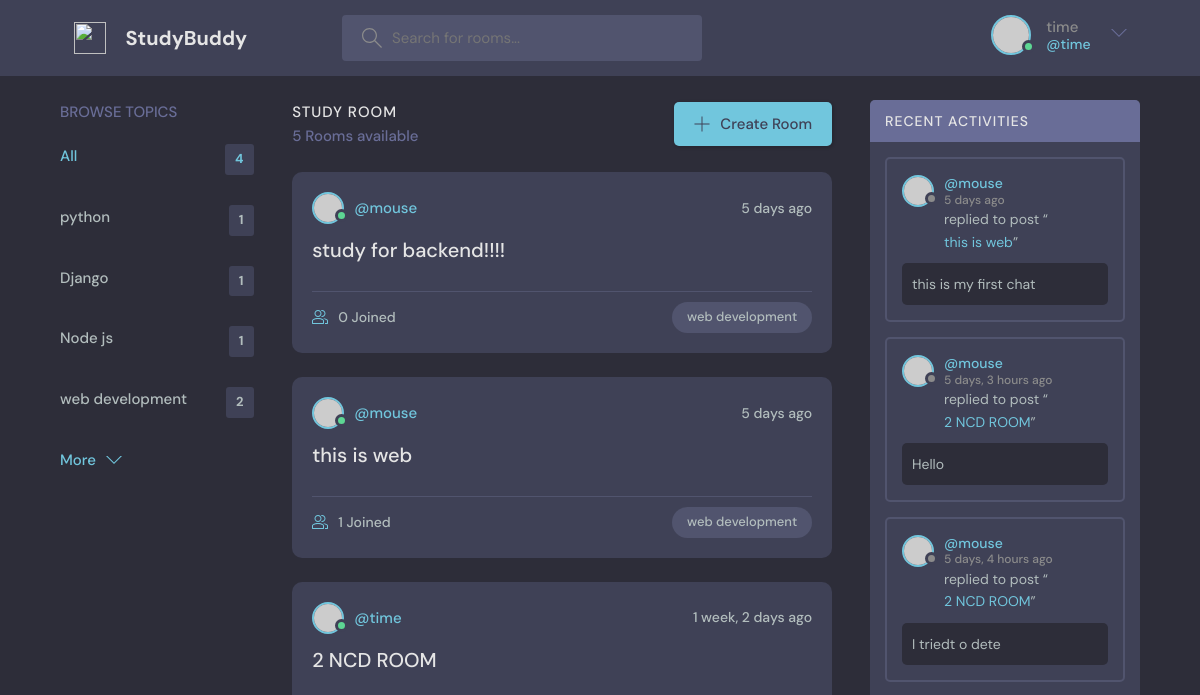
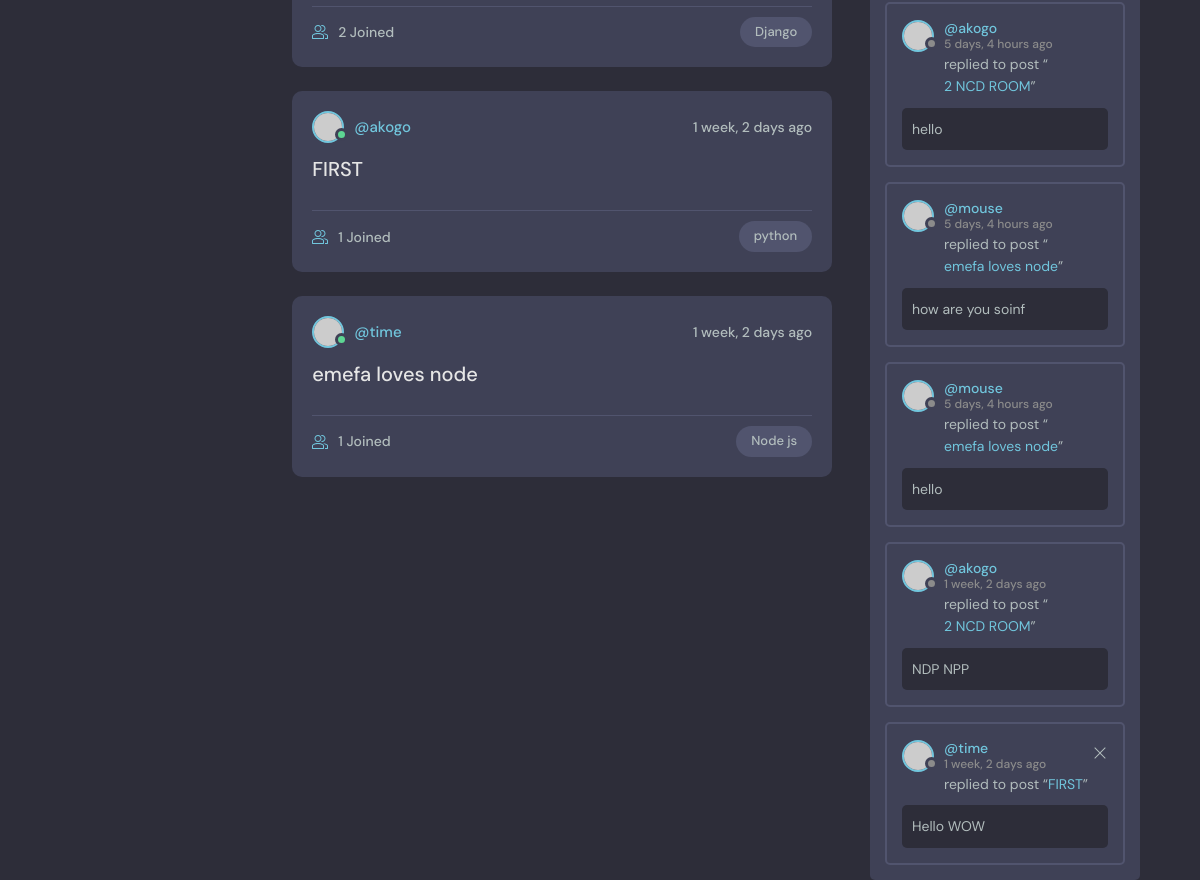
The page / (signed in) on the database as committed earlier (2 pictures, top to bottom).
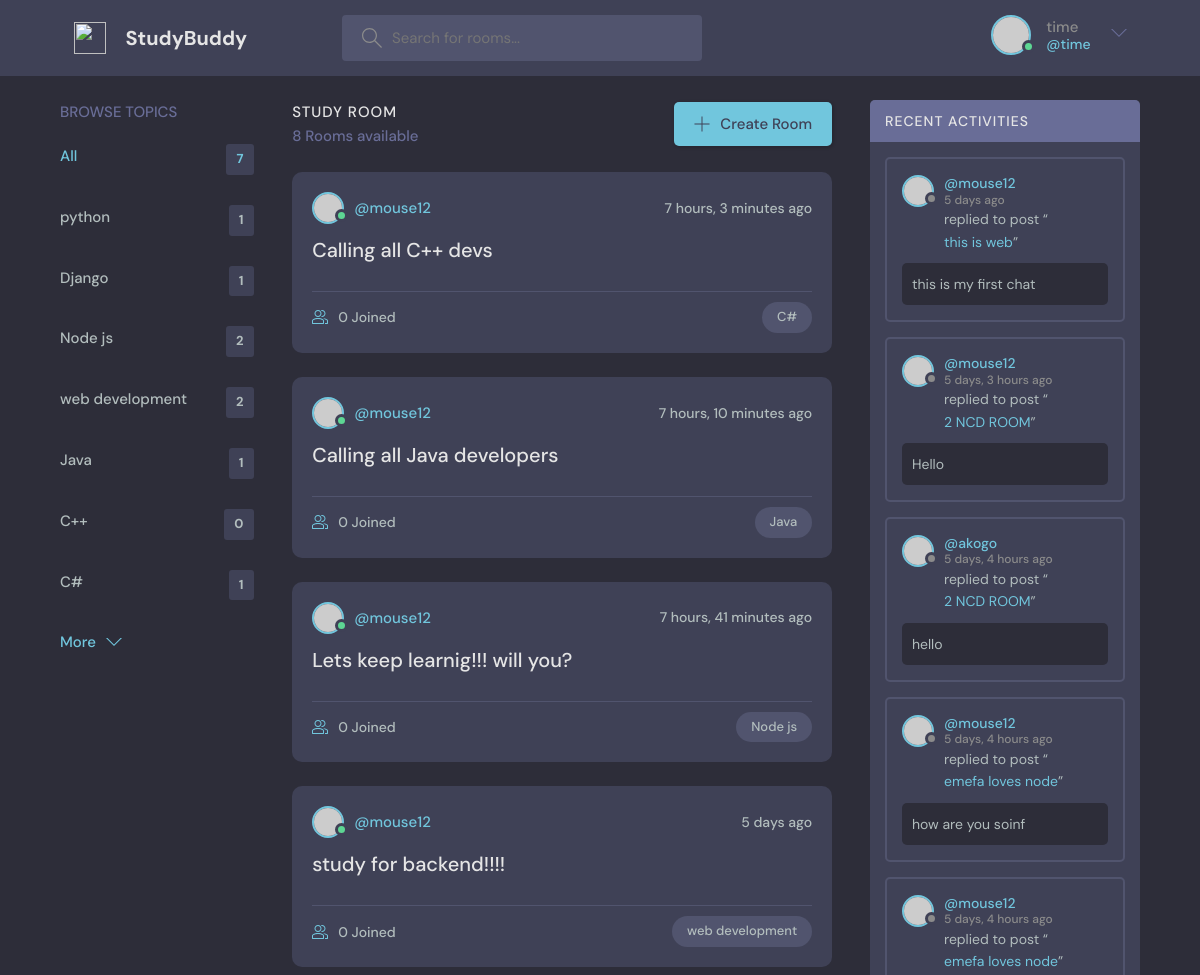
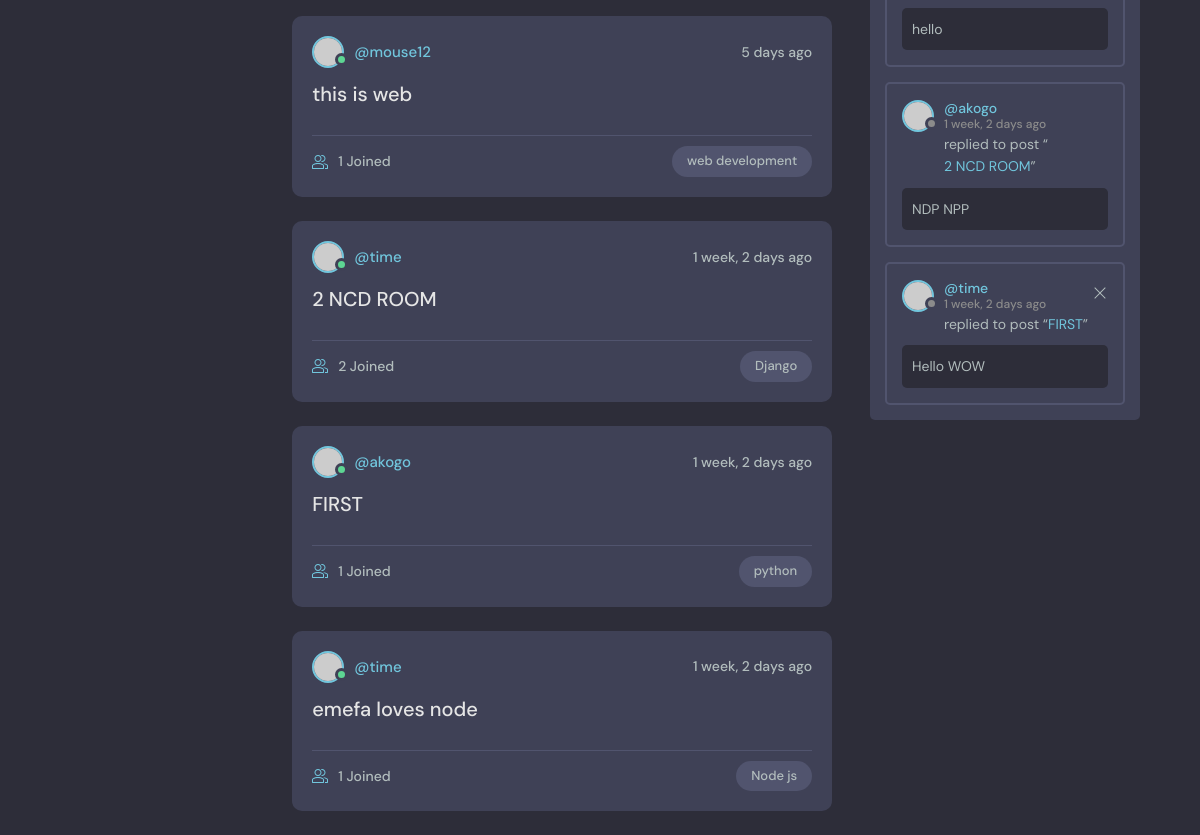
The same page on the database as committed later (2 pictures, top to bottom).
### base/models.py (models this page shows, shortened)
class Topic(models.Model):
    name = models.CharField(max_length=100)

class Room(models.Model):
    host =models.ForeignKey(User, on_delete=models.SET_NULL, null=True)
    topic = models.ForeignKey(Topic , on_delete=models.SET_NULL,null=True)
    name = models.CharField(max_length=50)
    description = models.TextField(null=True,blank=True)
    participants = models.ManyToManyField(User,related_name='participants',blank=True)
    updates = models.DateTimeField(auto_now=True) # every time we updates
    created = models.DateTimeField(auto_now_add=True) # save only once
    class Meta:
        ordering = ['-updates','-created']
    def __str__(self):
        return self.name

class Message(models.Model):
    user = models.ForeignKey(User, on_delete=models.CASCADE)
    room = models.ForeignKey(Room,on_delete=models.CASCADE)
    body = models.TextField()
    updates = models.DateTimeField(auto_now=True) # every time we updates
    created = models.DateTimeField(auto_now_add=True) # save only once
    class Meta:
        ordering = ['-updates','-created']

### base/views.py (the view)
# urls.py: path("",views.home,name="home" ),
def home(request):
    q =request.GET.get('q') if request.GET.get('q') != None else ''
    rooms = Room.objects.filter(
        Q(topic__name__icontains=q,) |
        Q(name__icontains =q) |
        Q(description__icontains =q)
         )
    topics = Topic.objects.all()
    room_count = rooms.count()
    room_messages = Message.objects.filter(Q(room__topic__name__icontains =q))
    context = {'rooms':rooms,"topics":topics,"room_count":room_count,"room_messages":room_messages }
    return render(request, "base/home.html",context)

### base/templates/base/home.html (shortened to what this page needs)
 {% extends "main.html" %}
 {% block content %}
    <main class="layout layout--3">
      <div class="container">
            {% include "topics_component.html" %}
        <div class="roomList">
          <div class="roomList__header">
            <div>
              <h2>Study Room</h2>
              <p>{{room_count}} Rooms available</p>
            </div>
            <a class="btn btn--main" href="{% url 'create-room' %}">
              <svg version="1.1" xmlns="http://www.w3.org/2000/svg" width="32" height="32" viewBox="0 0 32 32">
                <title>add</title>
                <path
                  d="M16.943 0.943h-1.885v14.115h-14.115v1.885h14.115v14.115h1.885v-14.115h14.115v-1.885h-14.115v-14.115z"
                ></path>
              </svg>
              Create Room
            </a>
          </div>
         {% include "feed_component.html" %}
        </div>
        {% include "activity_component.html" %}
      </div>
    </main>
{% endblock content %}

### templates/topics_component.html (shortened to what this page needs)
<div class="topics">
    <div class="topics__header">
      <h2>Browse Topics</h2>
    </div>
    <ul class="topics__list">
      <li>
        <a href="{% url 'home'%}" class="active">All <span>{{topics.count}}</span></a>
      </li>
    {% for topic in topics %}
      <li>
        <a href="{%url 'home' %}?q={{topic.name}}">{{topic.name}}<span>{{topic.room_set.all.count}}</span></a>
      </li>
      {% endfor %}
    </ul>
    <a class="btn btn--link" href="topics.html">
      More
      <svg version="1.1" xmlns="http://www.w3.org/2000/svg" width="32" height="32" viewBox="0 0 32 32">
        <title>chevron-down</title>
        <path d="M16 21l-13-13h-3l16 16 16-16h-3l-13 13z"></path>
      </svg>
    </a>
  </div>

### templates/feed_component.html (shortened to what this page needs)
{% for room in rooms %}
<div class="roomListRoom">
    <div class="roomListRoom__header">
      <a href="{% url 'user-profile' room.host.id%}" class="roomListRoom__author">
        <div class="avatar avatar--small active">
          <img src="https://randomuser.me/api/portraits/men/11.jpg" />
        </div>
        <span>@{{ room.host.username}}</span>
      </a>
      <div class="roomListRoom__actions">
        <span>{{room.created|timesince}} ago</span>
      </div>
    </div>
    <div class="roomListRoom__content">
      <a href="{% url 'room' room.id %}">{{room.name}}</a>
    </div>
    <div class="roomListRoom__meta">
      <a href= "{% url 'room' room.id %}" class="roomListRoom__joined">
        {{room.participants.all.count}} Joined
      </a>
      <p class="roomListRoom__topic">{{room.topic.name}}</p>
    </div>
  </div>
  {% endfor %}

### templates/activity_component.html
<div class="activities">
    <div class="activities__header">
      <h2>Recent Activities</h2>
    </div>
    {% for message in room_messages %}
    <div class="activities__box">
      <div class="activities__boxHeader roomListRoom__header">
        <a href="{% url 'user-profile' message.user.id%}" class="roomListRoom__author">
          <div class="avatar avatar--small">
            <img src="https://randomuser.me/api/portraits/women/11.jpg" />
          </div>
          <p>
            @{{message.user}}
            <span>{{message.created|timesince}} ago</span>
          </p>
        </a>
        {% if request.user == message.user %}
        <div class="roomListRoom__actions">
          <a href="{% url 'delete-message' message.id %}">
            <svg version="1.1" xmlns="http://www.w3.org/2000/svg" width="32" height="32" viewBox="0 0 32 32">
              <title>remove</title>
              <path
                d="M27.314 6.019l-1.333-1.333-9.98 9.981-9.981-9.981-1.333 1.333 9.981 9.981-9.981 9.98 1.333 1.333 9.981-9.98 9.98 9.98 1.333-1.333-9.98-9.98 9.98-9.981z"
              ></path>
            </svg>
          </a>
        </div>
        {% endif%}
      </div>
      <div class="activities__boxContent">
        <p>replied to post “<a href="{% url 'room' message.room.id%}">{{message.room}}</a>”</p>
        <div class="activities__boxRoomContent">
            {{message.body}}
        </div>
      </div>
    </div>
    {% endfor %}
  </div>

Rows that differ between the two databases and show on the page:
removed Message: user "mouse", created "5 days, 4 hours", room "2 NCD ROOM", body "I triedt o dete"
computed for Topic "Node js": room_set.all.count "1" → "2"
added Topic: name "Java", room_set.all.count "1"
added Topic: name "C++", room_set.all.count "0"
added Topic: name "C#", room_set.all.count "1"
added Room: host.username "mouse12", created "7 hours, 3 minutes", name "Calling all C++ devs", participants.all.count "0", topic.name "C#"
added Room: host.username "mouse12", created "7 hours, 10 minutes", name "Calling all Java developers", participants.all.count "0", topic.name "Java"
added Room: host.username "mouse12", created "7 hours, 41 minutes", name "Lets keep learnig!!! will you?", participants.all.count "0", topic.name "Node js"
changed through a linked row, Room "study for backend!!!!": host.username "mouse" → "mouse12"
changed through a linked row, Room "this is web": host.username "mouse" → "mouse12"
changed through a linked row, Message "this is my first chat": user "mouse" → "mouse12"
changed through a linked row, Message "Hello": user "mouse" → "mouse12"
changed through a linked row, Message "how are you soinf": user "mouse" → "mouse12"
changed through a linked row, Message (number 5 of 7 on the later page): user "mouse" → "mouse12"
Other text that changed with them:
{{ topics.count }}: "4" → "7"
{{ room_count }}: "5" → "8"
